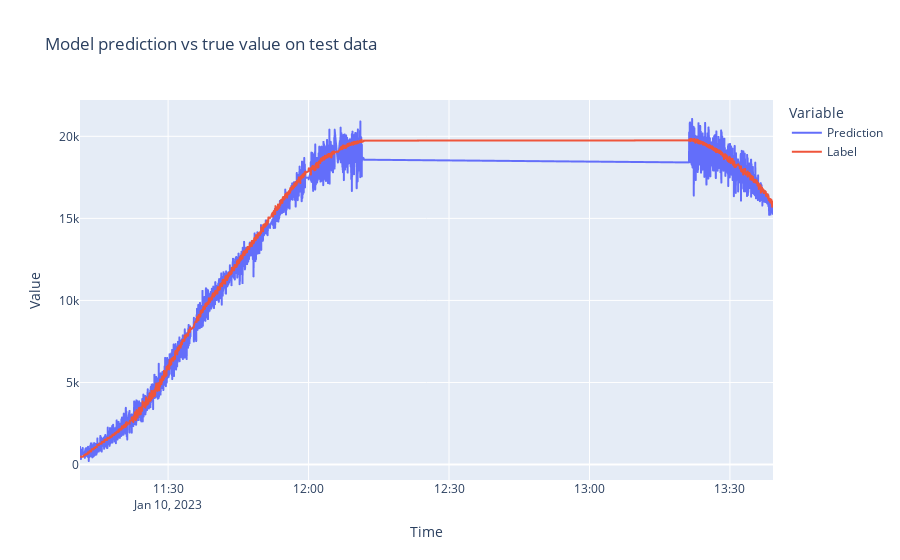

This figure's notebook cell:
### Code cell
fig = px.line(x=time_train["time"], y=[y_train_pred_list, train_y_list], title="Model prediction vs true value on test data",
              labels={"variable": "Variable"})
newnames = {'wide_variable_0':'Prediction', 'wide_variable_1': 'Label'}
fig.for_each_trace(lambda t: t.update(name = newnames[t.name],
                                      legendgroup = newnames[t.name],
                                      hovertemplate = t.hovertemplate.replace(t.name, newnames[t.name])
                                     )
                  )
fig.update_layout(
    xaxis_title="Time",
    yaxis_title = "Value"

    )

fig.show()

### Figure 1 — Plotly figure (JSON) as saved in the notebook; plotly's stock layout.template omitted (floating-point values rounded to 4 significant figures; data arrays with more than 128 entries replaced by an {"elided": "..."} marker saying what was removed)
{"data": [{"hovertemplate": "Variable=Prediction<br>x=%{x}<br>value=%{y}<extra></extra>", "legendgroup": "Prediction", "line": {"color": "#636efa", "dash": "solid"}, "marker": {"symbol": "circle"}, "mode": "lines", "name": "Prediction", "showlegend": true, "type": "scattergl", "x": {"elided": "4329 str values"}, "xaxis": "x", "y": {"elided": "4329 float values"}, "yaxis": "y"}, {"hovertemplate": "Variable=Label<br>x=%{x}<br>value=%{y}<extra></extra>", "legendgroup": "Label", "line": {"color": "#EF553B", "dash": "solid"}, "marker": {"symbol": "circle"}, "mode": "lines", "name": "Label", "showlegend": true, "type": "scattergl", "x": {"elided": "4329 str values"}, "xaxis": "x", "y": {"elided": "4329 float values"}, "yaxis": "y"}], "layout": {"legend": {"title": {"text": "Variable"}, "tracegroupgap": 0}, "title": {"text": "Model prediction vs true value on test data"}, "xaxis": {"anchor": "y", "domain": [0, 1], "title": {"text": "Time"}}, "yaxis": {"anchor": "x", "domain": [0, 1], "title": {"text": "Value"}}}}
